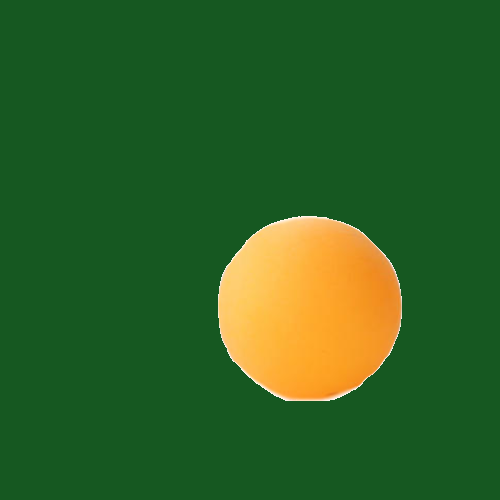
#> input picture online test/images/1.png, 500 x 500 px, given as the content of the folder online test/images/20, which was not available
$ python test.py
#> lines starting #> are read from the running program, lines starting #| are printed output that depends on the picture; after the words box and inside, x2 and y2 are one past the last pixel; in counts of white or black regions, pixels touching at a corner belong together; pictures that were not available may be replaced by others from this repository, and a replacement may not be noted
#> in _test, img is the input picture: shape (500, 500, 3); mean B, G, R 36.6, 97.4, 46.7
### online test/detect1.py
import cv2


def detect(readimg):

    readimg = cv2.cvtColor(readimg, cv2.COLOR_BGR2GRAY)
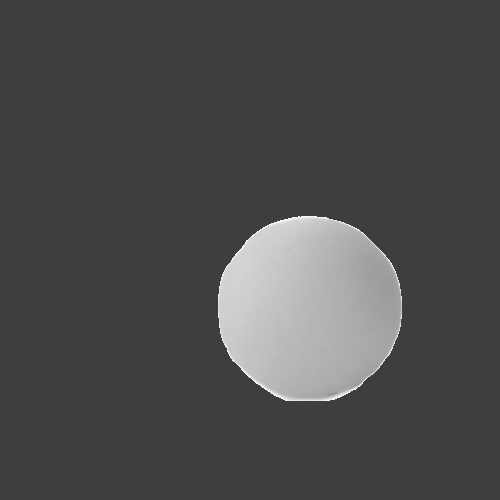
#> readimg: shape (500, 500); min 62, max 250, mean 75.3
    readimg = cv2.GaussianBlur(readimg, (3, 3), sigmaX=0)
    readimg = cv2.Canny(readimg, 150, 100)
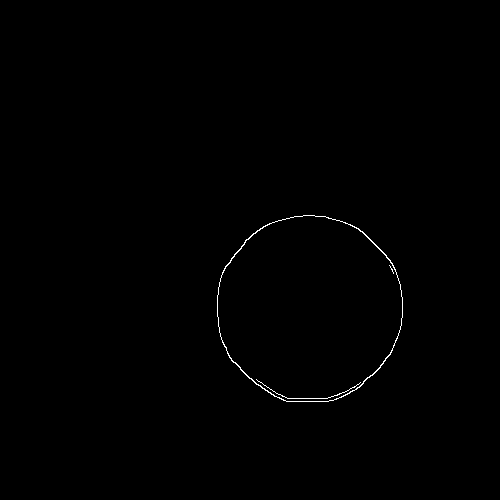
#> readimg: shape (500, 500); 0.33% white in thin lines or dots, all inside (x1, y1, x2, y2) = (217, 215, 403, 402)

    circles = cv2.HoughCircles(readimg, cv2.HOUGH_GRADIENT, 1, 50, param1=50, param2=20, minRadius=20)
#> circles = [[310.5, 306.5, 92.6]]

    if circles is not None:
        return circles[0, 0, 2], circles[0, 0, 0], circles[0, 0, 1]
    else:
        return 0, 0, 0

### online test/test.py
import os
import cv2
from IPython.display import Image, display
from detect1 import detect

def _test(images_path, outputs_path):
    images_name = os.listdir(images_path)
    for image_name in images_name:
        img_path = os.path.join(images_path, image_name)
        save_path = os.path.join(outputs_path, (image_name.split('.')[0] + '.jpg'))

        try:
            img = cv2.imread(img_path)

            # 图像检测
            r, x, y = (int(x) for x in detect(img))
#> r = 92; x = 310; y = 306

            # 绘制结果
            cv2.circle(img, (x, y), 3, (225, 0, 0), 5)
            cv2.circle(img, (x, y), r, (225, 0, 0), 3)
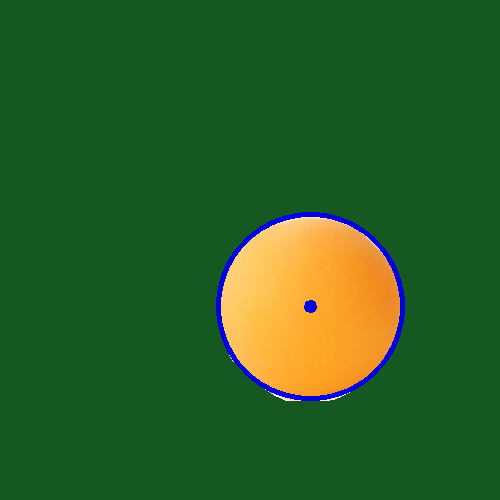
#> img: shape (500, 500, 3); mean B, G, R 38.2, 95.6, 44.8

            # 保存并显示
            cv2.imwrite(save_path, img)
            display(Image(save_path))
        except Exception as e:
            print(e)

if __name__ == '__main__':
    _test('online test/images/20', 'outputs')

$ run again, on online test/images/2.png
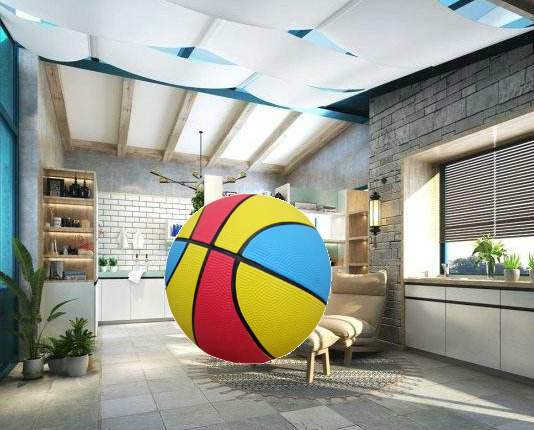
#> input picture online test/images/2.png, 534 x 430 px, given as the content of the folder online test/images/20, which was not available
#> in _test, img is the input picture: shape (430, 534, 3); mean B, G, R 146.5, 157.3, 156.9
#> in detect, `readimg = cv2.Canny(readimg, 150, 100)`:
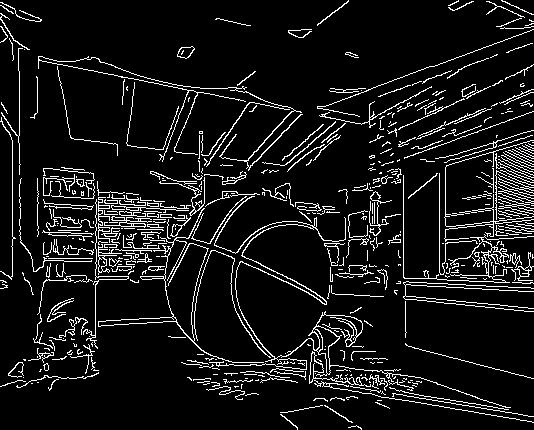
#> readimg: shape (430, 534); 8.8% white in thin lines or dots
#> circles = 78 rows, first 8: [267.5, 111.5, 249.9], [331.5, 207.5, 179.5], [271.5, 204.5, 174.9], [379.5, 240.5, 151.7], [224.5, 235.5, 144.7], [304.5, 258.5, 144.2], [253.5, 277.5, 87.7], [274.5, 61.5, 257.3]
#> r = 249; x = 267; y = 111
#> in _test, `cv2.circle(img, (x, y), r, (225, 0, 0), 3)`:
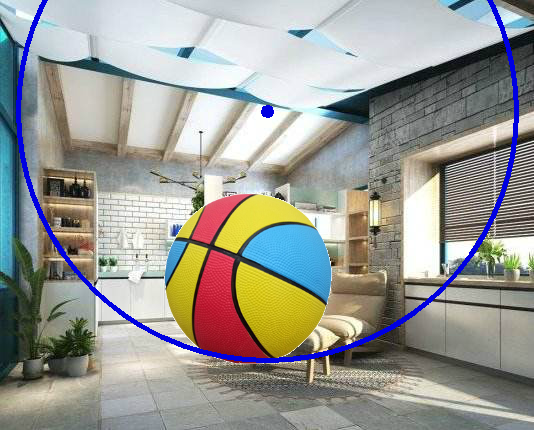
#> img: shape (430, 534, 3); mean B, G, R 148.6, 154.3, 153.7

$ run again, on online test/images/3.png
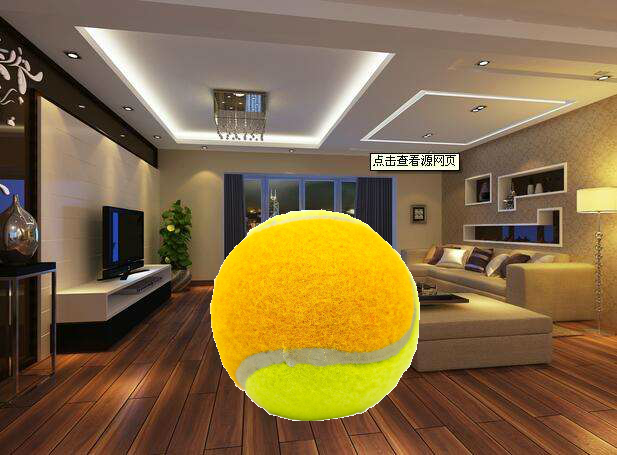
#> input picture online test/images/3.png, 617 x 455 px, given as the content of the folder online test/images/20, which was not available
#> in _test, img is the input picture: shape (455, 617, 3); mean B, G, R 68.7, 107, 132
#> in detect, `readimg = cv2.Canny(readimg, 150, 100)`:
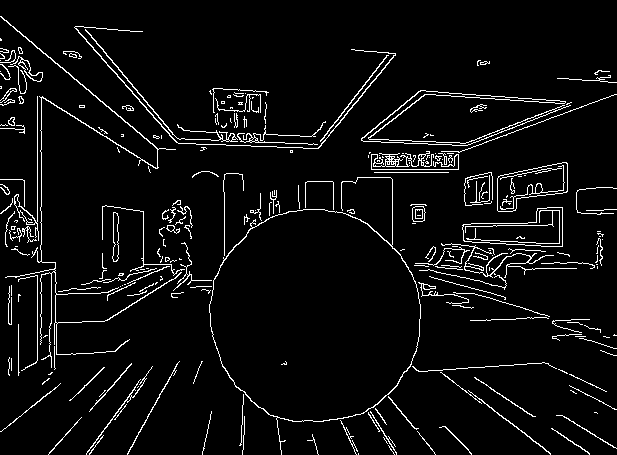
#> readimg: shape (455, 617); 5.2% white in thin lines or dots
#> circles = 89 rows, first 8: [315.5, 315.5, 105.7], [329.5, 234.5, 187.9], [227.5, 326.5, 192], [241.5, 276.5, 187.2], [320.5, 406.5, 274], [364.5, 293.5, 157.1], [273.5, 372.5, 239.7], [351.5, 361.5, 224.4]
#> r = 105; x = 315
#> in _test, `cv2.circle(img, (x, y), r, (225, 0, 0), 3)`:
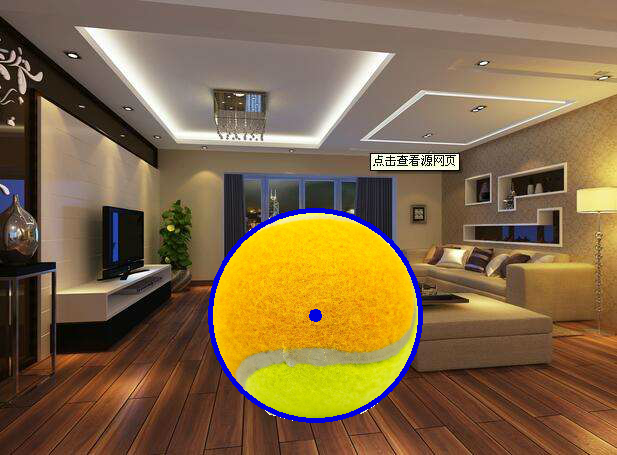
#> img: shape (455, 617, 3); mean B, G, R 70.5, 105, 129.9
